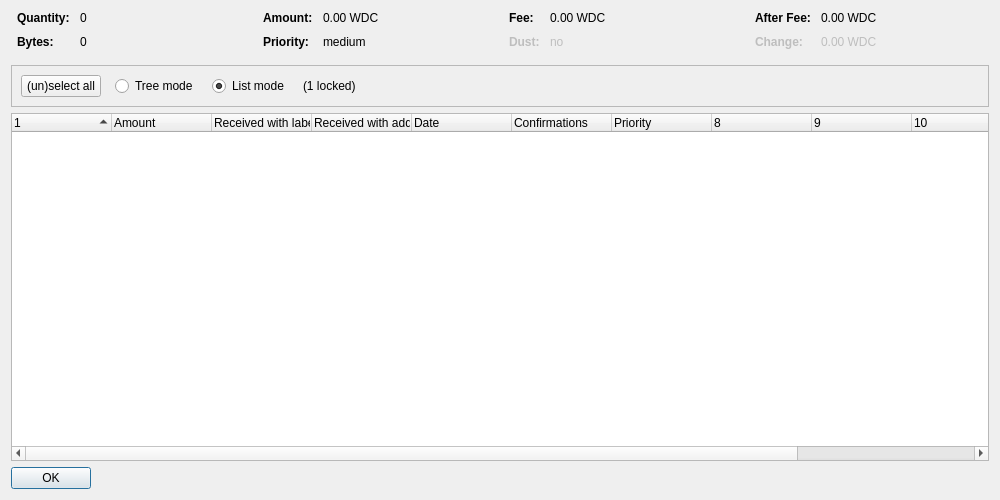
<?xml version="1.0" encoding="UTF-8"?>
<ui version="4.0">
 <class>CoinControlDialog</class>
 <widget class="QDialog" name="CoinControlDialog">
  <property name="geometry">
   <rect>
    <x>0</x>
    <y>0</y>
    <width>1000</width>
    <height>500</height>
   </rect>
  </property>
  <property name="windowTitle">
   <string>Coin Selection</string>
  </property>
  <layout class="QVBoxLayout" name="verticalLayout">
   <item>
    <layout class="QHBoxLayout" name="horizontalLayoutTop" stretch="0,0,0,0">
     <property name="topMargin">
      <number>0</number>
     </property>
     <property name="bottomMargin">
      <number>10</number>
     </property>
     <item>
      <layout class="QFormLayout" name="formLayoutCoinControl1">
       <property name="horizontalSpacing">
        <number>10</number>
       </property>
       <property name="verticalSpacing">
        <number>10</number>
       </property>
       <property name="leftMargin">
        <number>6</number>
       </property>
       <property name="rightMargin">
        <number>6</number>
       </property>
       <item row="0" column="0">
        <widget class="QLabel" name="labelCoinControlQuantityText">
         <property name="font">
          <font>
           <weight>75</weight>
           <bold>true</bold>
          </font>
         </property>
         <property name="text">
          <string>Quantity:</string>
         </property>
        </widget>
       </item>
       <item row="0" column="1">
        <widget class="QLabel" name="labelCoinControlQuantity">
         <property name="cursor">
          <cursorShape>IBeamCursor</cursorShape>
         </property>
         <property name="contextMenuPolicy">
          <enum>Qt::ActionsContextMenu</enum>
         </property>
         <property name="text">
          <string notr="true">0</string>
         </property>
         <property name="textInteractionFlags">
          <set>Qt::LinksAccessibleByMouse|Qt::TextSelectableByKeyboard|Qt::TextSelectableByMouse</set>
         </property>
        </widget>
       </item>
       <item row="1" column="0">
        <widget class="QLabel" name="labelCoinControlBytesText">
         <property name="font">
          <font>
           <weight>75</weight>
           <bold>true</bold>
          </font>
         </property>
         <property name="text">
          <string>Bytes:</string>
         </property>
        </widget>
       </item>
       <item row="1" column="1">
        <widget class="QLabel" name="labelCoinControlBytes">
         <property name="cursor">
          <cursorShape>IBeamCursor</cursorShape>
         </property>
         <property name="contextMenuPolicy">
          <enum>Qt::ActionsContextMenu</enum>
         </property>
         <property name="text">
          <string notr="true">0</string>
         </property>
         <property name="textInteractionFlags">
          <set>Qt::LinksAccessibleByMouse|Qt::TextSelectableByKeyboard|Qt::TextSelectableByMouse</set>
         </property>
        </widget>
       </item>
      </layout>
     </item>
     <item>
      <layout class="QFormLayout" name="formLayoutCoinControl2">
       <property name="horizontalSpacing">
        <number>10</number>
       </property>
       <property name="verticalSpacing">
        <number>10</number>
       </property>
       <property name="leftMargin">
        <number>6</number>
       </property>
       <property name="rightMargin">
        <number>6</number>
       </property>
       <item row="0" column="0">
        <widget class="QLabel" name="labelCoinControlAmountText">
         <property name="font">
          <font>
           <weight>75</weight>
           <bold>true</bold>
          </font>
         </property>
         <property name="text">
          <string>Amount:</string>
         </property>
        </widget>
       </item>
       <item row="0" column="1">
        <widget class="QLabel" name="labelCoinControlAmount">
         <property name="cursor">
          <cursorShape>IBeamCursor</cursorShape>
         </property>
         <property name="contextMenuPolicy">
          <enum>Qt::ActionsContextMenu</enum>
         </property>
         <property name="text">
          <string notr="true">0.00 WDC</string>
         </property>
         <property name="textInteractionFlags">
          <set>Qt::LinksAccessibleByMouse|Qt::TextSelectableByKeyboard|Qt::TextSelectableByMouse</set>
         </property>
        </widget>
       </item>
       <item row="1" column="0">
        <widget class="QLabel" name="labelCoinControlPriorityText">
         <property name="font">
          <font>
           <weight>75</weight>
           <bold>true</bold>
          </font>
         </property>
         <property name="text">
          <string>Priority:</string>
         </property>
        </widget>
       </item>
       <item row="1" column="1">
        <widget class="QLabel" name="labelCoinControlPriority">
         <property name="cursor">
          <cursorShape>IBeamCursor</cursorShape>
         </property>
         <property name="contextMenuPolicy">
          <enum>Qt::ActionsContextMenu</enum>
         </property>
         <property name="text">
          <string notr="true">medium</string>
         </property>
         <property name="textInteractionFlags">
          <set>Qt::LinksAccessibleByMouse|Qt::TextSelectableByKeyboard|Qt::TextSelectableByMouse</set>
         </property>
        </widget>
       </item>
      </layout>
     </item>
     <item>
      <layout class="QFormLayout" name="formLayoutCoinControl3">
       <property name="horizontalSpacing">
        <number>10</number>
       </property>
       <property name="verticalSpacing">
        <number>10</number>
       </property>
       <property name="leftMargin">
        <number>6</number>
       </property>
       <property name="rightMargin">
        <number>6</number>
       </property>
       <item row="0" column="0">
        <widget class="QLabel" name="labelCoinControlFeeText">
         <property name="font">
          <font>
           <weight>75</weight>
           <bold>true</bold>
          </font>
         </property>
         <property name="text">
          <string>Fee:</string>
         </property>
        </widget>
       </item>
       <item row="0" column="1">
        <widget class="QLabel" name="labelCoinControlFee">
         <property name="cursor">
          <cursorShape>IBeamCursor</cursorShape>
         </property>
         <property name="contextMenuPolicy">
          <enum>Qt::ActionsContextMenu</enum>
         </property>
         <property name="text">
          <string notr="true">0.00 WDC</string>
         </property>
         <property name="textInteractionFlags">
          <set>Qt::LinksAccessibleByMouse|Qt::TextSelectableByKeyboard|Qt::TextSelectableByMouse</set>
         </property>
        </widget>
       </item>
       <item row="1" column="0">
        <widget class="QLabel" name="labelCoinControlLowOutputText">
         <property name="enabled">
          <bool>false</bool>
         </property>
         <property name="font">
          <font>
           <weight>75</weight>
           <bold>true</bold>
          </font>
         </property>
         <property name="text">
          <string>Dust:</string>
         </property>
        </widget>
       </item>
       <item row="1" column="1">
        <widget class="QLabel" name="labelCoinControlLowOutput">
         <property name="enabled">
          <bool>false</bool>
         </property>
         <property name="cursor">
          <cursorShape>IBeamCursor</cursorShape>
         </property>
         <property name="contextMenuPolicy">
          <enum>Qt::ActionsContextMenu</enum>
         </property>
         <property name="text">
          <string notr="true">no</string>
         </property>
         <property name="textInteractionFlags">
          <set>Qt::LinksAccessibleByMouse|Qt::TextSelectableByKeyboard|Qt::TextSelectableByMouse</set>
         </property>
        </widget>
       </item>
      </layout>
     </item>
     <item>
      <layout class="QFormLayout" name="formLayoutCoinControl4">
       <property name="horizontalSpacing">
        <number>10</number>
       </property>
       <property name="verticalSpacing">
        <number>10</number>
       </property>
       <property name="leftMargin">
        <number>6</number>
       </property>
       <property name="rightMargin">
        <number>6</number>
       </property>
       <item row="0" column="0">
        <widget class="QLabel" name="labelCoinControlAfterFeeText">
         <property name="font">
          <font>
           <weight>75</weight>
           <bold>true</bold>
          </font>
         </property>
         <property name="text">
          <string>After Fee:</string>
         </property>
        </widget>
       </item>
       <item row="0" column="1">
        <widget class="QLabel" name="labelCoinControlAfterFee">
         <property name="cursor">
          <cursorShape>IBeamCursor</cursorShape>
         </property>
         <property name="contextMenuPolicy">
          <enum>Qt::ActionsContextMenu</enum>
         </property>
         <property name="text">
          <string notr="true">0.00 WDC</string>
         </property>
         <property name="textInteractionFlags">
          <set>Qt::LinksAccessibleByMouse|Qt::TextSelectableByKeyboard|Qt::TextSelectableByMouse</set>
         </property>
        </widget>
       </item>
       <item row="1" column="0">
        <widget class="QLabel" name="labelCoinControlChangeText">
         <property name="enabled">
          <bool>false</bool>
         </property>
         <property name="font">
          <font>
           <weight>75</weight>
           <bold>true</bold>
          </font>
         </property>
         <property name="text">
          <string>Change:</string>
         </property>
        </widget>
       </item>
       <item row="1" column="1">
        <widget class="QLabel" name="labelCoinControlChange">
         <property name="enabled">
          <bool>false</bool>
         </property>
         <property name="cursor">
          <cursorShape>IBeamCursor</cursorShape>
         </property>
         <property name="contextMenuPolicy">
          <enum>Qt::ActionsContextMenu</enum>
         </property>
         <property name="text">
          <string notr="true">0.00 WDC</string>
         </property>
         <property name="textInteractionFlags">
          <set>Qt::LinksAccessibleByMouse|Qt::TextSelectableByKeyboard|Qt::TextSelectableByMouse</set>
         </property>
        </widget>
       </item>
      </layout>
     </item>
    </layout>
   </item>
   <item>
    <widget class="QFrame" name="frame">
     <property name="minimumSize">
      <size>
       <width>0</width>
       <height>40</height>
      </size>
     </property>
     <property name="frameShape">
      <enum>QFrame::StyledPanel</enum>
     </property>
     <property name="frameShadow">
      <enum>QFrame::Sunken</enum>
     </property>
     <layout class="QHBoxLayout" name="horizontalLayout">
      <item>
       <layout class="QHBoxLayout" name="horizontalLayoutPanel" stretch="0,0,0,0,0">
        <property name="spacing">
         <number>14</number>
        </property>
        <item>
         <widget class="QPushButton" name="pushButtonSelectAll">
          <property name="sizePolicy">
           <sizepolicy hsizetype="Maximum" vsizetype="Fixed">
            <horstretch>0</horstretch>
            <verstretch>0</verstretch>
           </sizepolicy>
          </property>
          <property name="text">
           <string>(un)select all</string>
          </property>
          <property name="autoDefault">
           <bool>false</bool>
          </property>
         </widget>
        </item>
        <item>
         <widget class="QRadioButton" name="radioTreeMode">
          <property name="sizePolicy">
           <sizepolicy hsizetype="Maximum" vsizetype="Fixed">
            <horstretch>0</horstretch>
            <verstretch>0</verstretch>
           </sizepolicy>
          </property>
          <property name="text">
           <string>Tree mode</string>
          </property>
         </widget>
        </item>
        <item>
         <widget class="QRadioButton" name="radioListMode">
          <property name="sizePolicy">
           <sizepolicy hsizetype="Maximum" vsizetype="Fixed">
            <horstretch>0</horstretch>
            <verstretch>0</verstretch>
           </sizepolicy>
          </property>
          <property name="text">
           <string>List mode</string>
          </property>
          <property name="checked">
           <bool>true</bool>
          </property>
         </widget>
        </item>
        <item>
         <widget class="QLabel" name="labelLocked">
          <property name="text">
           <string notr="true">(1 locked)</string>
          </property>
         </widget>
        </item>
        <item>
         <spacer name="horizontalSpacer">
          <property name="orientation">
           <enum>Qt::Horizontal</enum>
          </property>
          <property name="sizeHint" stdset="0">
           <size>
            <width>40</width>
            <height>20</height>
           </size>
          </property>
         </spacer>
        </item>
       </layout>
      </item>
     </layout>
    </widget>
   </item>
   <item>
    <widget class="CoinControlTreeWidget" name="treeWidget">
     <property name="contextMenuPolicy">
      <enum>Qt::CustomContextMenu</enum>
     </property>
     <property name="sortingEnabled">
      <bool>false</bool>
     </property>
     <property name="columnCount">
      <number>12</number>
     </property>
     <attribute name="headerShowSortIndicator" stdset="0">
      <bool>true</bool>
     </attribute>
     <attribute name="headerStretchLastSection">
      <bool>false</bool>
     </attribute>
     <column>
      <property name="text">
       <string/>
      </property>
     </column>
     <column>
      <property name="text">
       <string>Amount</string>
      </property>
     </column>
     <column>
      <property name="text">
       <string>Received with label</string>
      </property>
     </column>
     <column>
      <property name="text">
       <string>Received with address</string>
      </property>
     </column>
     <column>
      <property name="text">
       <string>Date</string>
      </property>
     </column>
     <column>
      <property name="text">
       <string>Confirmations</string>
      </property>
      <property name="toolTip">
       <string>Confirmed</string>
      </property>
     </column>
     <column>
      <property name="text">
       <string>Priority</string>
      </property>
     </column>
     <column>
      <property name="text">
       <string/>
      </property>
     </column>
     <column>
      <property name="text">
       <string/>
      </property>
     </column>
     <column>
      <property name="text">
       <string/>
      </property>
     </column>
     <column>
      <property name="text">
       <string/>
      </property>
     </column>
     <column>
      <property name="text">
       <string/>
      </property>
     </column>
    </widget>
   </item>
   <item>
    <widget class="QDialogButtonBox" name="buttonBox">
     <property name="sizePolicy">
      <sizepolicy hsizetype="Maximum" vsizetype="Fixed">
       <horstretch>0</horstretch>
       <verstretch>0</verstretch>
      </sizepolicy>
     </property>
     <property name="orientation">
      <enum>Qt::Horizontal</enum>
     </property>
     <property name="standardButtons">
      <set>QDialogButtonBox::Ok</set>
     </property>
    </widget>
   </item>
  </layout>
 </widget>
 <customwidgets>
  <customwidget>
   <class>CoinControlTreeWidget</class>
   <extends>QTreeWidget</extends>
   <header>coincontroltreewidget.h</header>
  </customwidget>
 </customwidgets>
 <resources/>
 <connections/>
</ui>
